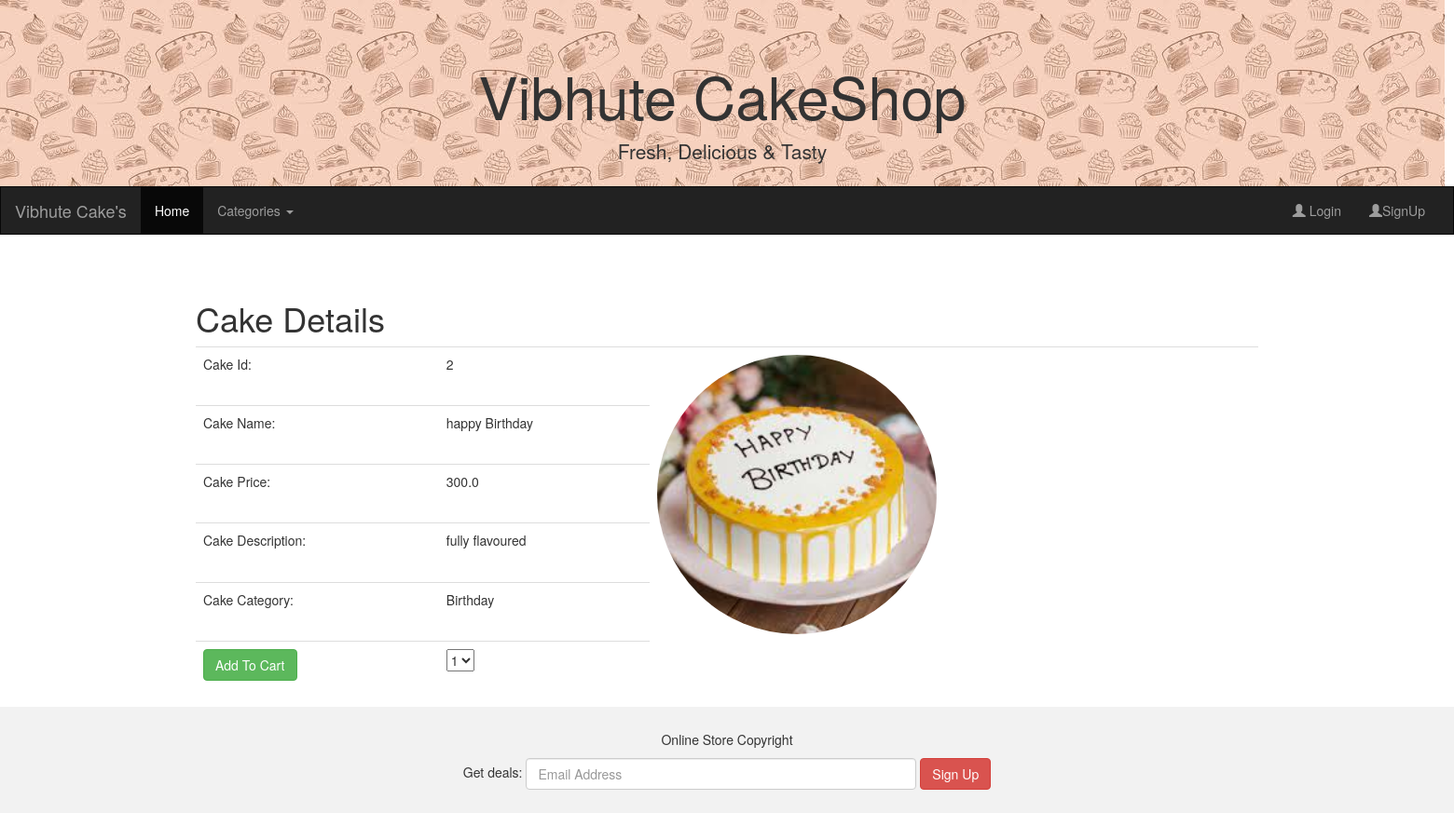
The app's page /Viewdetails/2 with its own data.
### Adminapp/models.py (models this page shows, shortened)
class Cake(models.Model):
    cake_name=models.CharField(max_length=100)
    price=models.FloatField(default=300)
    description=models.CharField(max_length=100)
    imageurl=models.ImageField(upload_to="Images",default='abc.jpg')
    category=models.ForeignKey(Category,on_delete=models.CASCADE)
    class Meta:
        db_table="Cake"

class Category(models.Model):
    cat_name=models.CharField(max_length=100)
    def __str__(self):
        return self.cat_name
    class Meta:
        db_table="Category"

### Userapp/views.py (the view)
# urls.py: path('Viewdetails/<id>',views.Viewdetails),
def Viewdetails(request,id):
    cats=Category.objects.all()
    cake=Cake.objects.get(id=id)
    return render(request,'Viewdetails.html',{'cake':cake , 'cats':cats})

### Userapp/templates/Viewdetails.html (shortened to what this page needs)
{% extends "Master.html"%}
{%block content%}
<form method="post" action="/addTocart">
<div class="container">
    <h1>Cake Details</h1>
<table class="table">
    <tr>
        <td>Cake Id:</td><td>{{cake.id}}<input type="hidden" value="{{cake.id}}" name="cake_id"/> </td>
        <td rowspan="5"><img src="{{cake.imageurl.url}}" class="img-circle" height="300px" width="300px"/> </td>
    </tr>
    <tr>
        <td>Cake Name:</td><td>{{cake.cake_name}}</td>
    </tr>
    <tr>
        <td>Cake Price:</td><td>{{cake.price}}</td>
    </tr>
    <tr>
        <td>Cake Description:</td><td>{{cake.description}}</td>
    </tr>
    <tr>
        <td>Cake Category:</td><td>{{cake.category}}</td>
    </tr>
    <tr>
        <td><button type="submit" class="btn btn-success">Add To Cart</button> </td>
        <td><select name="qty">
            <option>1</option>
            </select>
        </td>
    </tr>
</table>
</div>
</form>
{%endblock%}

### records on screen
Cake: id "2", imageurl (picture), cake_name "happy Birthday", price "300.0", description "fully flavoured", category "Birthday"
